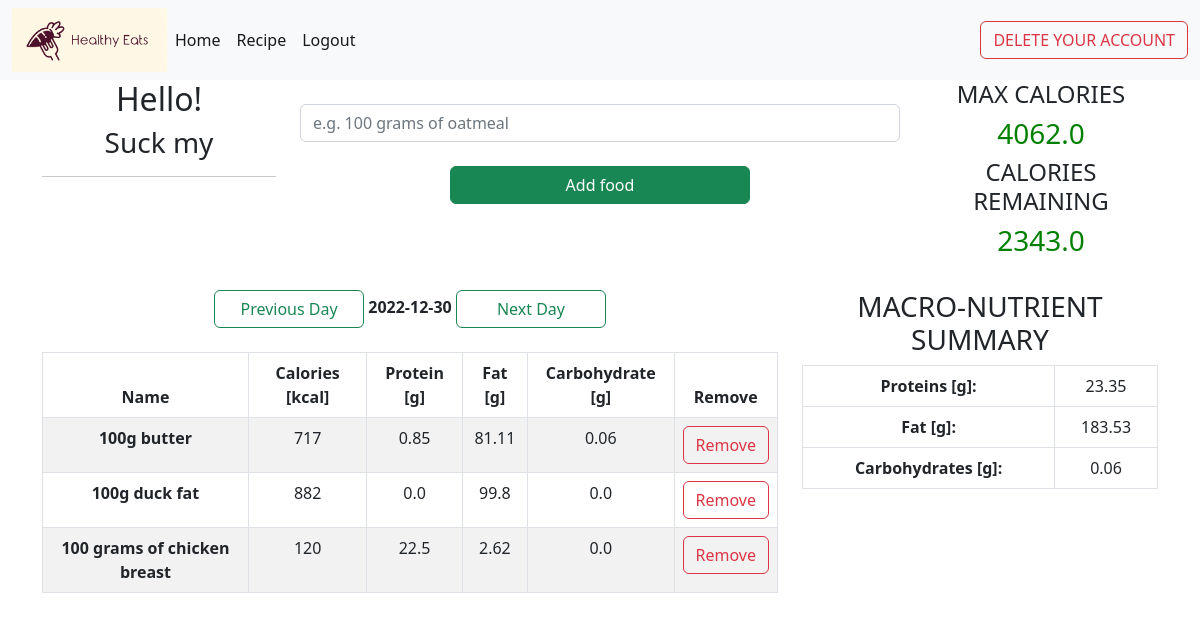
/home (signed in), run on the app's committed database.
### app.py (models this page shows, shortened)
class User(UserMixin, db.Model):
    id = db.Column(db.Integer, primary_key=True)
    username = db.Column(db.String(50), unique=True, nullable=False)
    password = db.Column(db.String(150), nullable=False)
    firstname = db.Column(db.String(50), nullable=False)
    lastname = db.Column(db.String(50), nullable=False)
    date_of_birth = db.Column(db.DateTime(), nullable=False)
    sex = db.Column(db.String(10), nullable=False)
    max_calorie = db.Column(db.Float, nullable=False)
    weight = db.Column(db.Integer, nullable=False)
    height = db.Column(db.Integer, nullable=False)
    foods = db.relationship("Food", backref='user')

class Food(db.Model):
    id = db.Column(db.Integer, primary_key=True)
    date_of_add = db.Column(db.DateTime(), nullable=False)
    name = db.Column(db.String(50), nullable=False)
    calories = db.Column(db.Integer, nullable=False)
    protein = db.Column(db.Float, default=0, nullable=False)
    fat = db.Column(db.Float, default=0)
    carbohydrates = db.Column(db.Float, default=0)
    protein_calories = db.Column(db.Float, default=0)
    fat_calories = db.Column(db.Float, default=0)
    carbohydrates_calories = db.Column(db.Float, default=0)
    user_id = db.Column(db.Integer, db.ForeignKey('user.id'), nullable=False)

### app.py (the view, shortened to what this page needs)
@app.route('/home', methods=['GET', 'POST'])
@login_required
def home():
    current_date = get_request_value_if_present()
    if request.values.get('button') == 'prev':
        current_date = current_date - datetime.timedelta(days=1)
        return redirect(url_for('home', current_date=current_date))
    elif request.values.get('button') == 'next':
        current_date = current_date + datetime.timedelta(days=1)
        return redirect(url_for('home', current_date=current_date))
    form = FoodForm()
    name_surname = " ".join([current_user.firstname, current_user.lastname])
    remaining_calories = current_user.max_calorie - count_all_calories(current_date)
    return render_template("home.html", form=form, name_surname=name_surname, max_calorie=current_user.max_calorie,
                           remaining_calories=remaining_calories, all_foods=all_foods(current_date),
                           all_protein=all_protein(current_date), all_fat=all_fat(current_date),
                           all_carbohydrates=all_carbohydrates(current_date), user=current_user,
                           current_date=current_date)

### forms.py
class FoodForm(FlaskForm):
    name = StringField("Name", validators=[DataRequired()])
    submit = SubmitField('Add food')

### app.py (called while the page is built)
@login_manager.user_loader
def load_user(user_id):
    return User.query.get(user_id)

def count_all_calories(current_date):
    return Food.query.filter_by(user_id=current_user.id,
                                date_of_add=datetime.datetime(current_date.year, current_date.month,
                                                              current_date.day)).with_entities(
        func.sum(Food.calories).label('total')).first().total or 0

def all_foods(current_date):
    return Food.query.filter_by(user_id=current_user.id).filter_by(
        date_of_add=datetime.datetime(current_date.year, current_date.month, current_date.day)).all()

def all_protein(current_date):
    total_protein = Food.query.filter_by(user_id=current_user.id,
                                         date_of_add=datetime.datetime(current_date.year, current_date.month,
                                                                       current_date.day)).with_entities(
        func.sum(Food.protein).label('total')).first().total
    return 0 if total_protein is None else round(total_protein, 2)

def all_fat(current_date):
    total_fat = Food.query.filter_by(user_id=current_user.id,
                                     date_of_add=datetime.datetime(current_date.year, current_date.month,
                                                                   current_date.day)).with_entities(
        func.sum(Food.fat).label('total')).first().total or 0
    return 0 if total_fat is None else round(total_fat, 2)

def all_carbohydrates(current_date):
    total_carbohydrates = Food.query.filter_by(user_id=current_user.id,
                                               date_of_add=datetime.datetime(current_date.year, current_date.month,
                                                                             current_date.day)).with_entities(
        func.sum(Food.carbohydrates).label('total')).first().total or 0
    return 0 if total_carbohydrates is None else round(total_carbohydrates, 2)

def get_request_value_if_present():
    if len(request.values.keys()) == 0:
        current_date = date.today()
    else:
        current_date = datetime.datetime.strptime(request.values.get('current_date'), '%Y-%m-%d').date()
    return current_date

### templates/home.html (shortened to what this page needs)
{% extends 'base.html' %}
{% block content %}
    <div class="container text-center">
        <div class="row">
            <div class="col">
                <h2>Hello!</h2>
                <div>
                    <h3> {{ name_surname }}</h3>
                    <hr>
                </div>
            </div>
            <div class="col">
                <form action="" method="post">
                    <div class="col" align="center">
                        <br>
                        {{ form.name(placeholder="e.g. 100 grams of oatmeal", class="form-control", style="width: 600px") }}
                        <br>
                        <p>{{ form.submit(class="btn btn-success", style="width: 300px") }}
                        </p>
                    </div>
                </form>
            </div>
            <div class="col">
                <h4>MAX CALORIES</h4>
                <h3 style="color: green">{{ max_calorie }}</h3>
                <h4>CALORIES REMAINING</h4>
                {% if remaining_calories < 0 %}
                    <h3 style="color: red"> {{ remaining_calories }}</h3>
                {% else %}
                    <h3 style="color: green"> {{ remaining_calories }}</h3>
                    <br>
                {% endif %}
            </div>
        </div>
        <div class="row">
            <div class="col-8">
                <div style="width: 100%; text-align: center">
                    <div style="display: inline-block">
                        <a type="button" class="btn btn-outline-success" style="width: 150px"
                           href="{{ url_for('home', current_date=current_date, button='prev') }}">
                            Previous Day
                        </a>
                    </div>
                    <div style="display: inline-block">
                        <strong> {{ current_date }}</strong>
                    </div>
                    <div style="display: inline-block">
                        <a type="button" class="btn btn-outline-success" style="width: 150px"
                           href="{{ url_for('home', current_date=current_date, button='next') }}">
                            Next Day
                        </a>
                    </div>
                </div>
                <br>
                <table class="table table-bordered table-striped">
                    <thead>
                    <tr>
                        <th scope="col">Name</th>
                        <th scope="col">Calories [kcal]</th>
                        <th scope="col">Protein [g]</th>
                        <th scope="col">Fat [g]</th>
                        <th scope="col">Carbohydrate [g]</th>
                        <th scope="col">Remove</th>
                    </tr>
                    </thead>
                    <tbody>
                    {% for food in all_foods %}
                        <tr>
                            <th scope="row">{{ food.name }}</th>
                            <td>{{ food.calories }}</td>
                            <td>{{ food.protein }}</td>
                            <td> {{ food.fat }}</td>
                            <td>{{ food.carbohydrates }}</td>
                            <td>
                                <a href="{{ url_for('delete', food_id=food.id) }}"
                                   class="btn btn-outline-danger">Remove</a>
                            </td>
                        </tr>
                    {% endfor %}
                    </tbody>
                </table>
            </div>
            <div class="col-4">
                <div>
                    <h3>MACRO-NUTRIENT SUMMARY</h3>
                </div>
                <table class="table table-bordered" style="width:100%">
                    <tr>
                        <th scope="row">Proteins [g]:</th>
                        <td>{{ all_protein }}</td>
                    </tr>
                    <tr>
                        <th>Fat [g]:</th>
                        <td>{{ all_fat }}</td>
                    </tr>
                    <tr>
                        <th>Carbohydrates [g]:</th>
                        <td>{{ all_carbohydrates }}</td>
                    </tr>
                </table>
            </div>
        </div>
    </div>
{% endblock %}

### templates/base.html (shortened to what this page needs)
<!doctype html>
<html lang="en">
<head>
    <link href="https://cdn.jsdelivr.net/npm/bootstrap@5.2.3/dist/css/bootstrap.min.css" rel="stylesheet"
>
</head>
<body>
<nav class="navbar navbar-expand-lg navbar-light bg-light">
    <div class="container-fluid">
        <a href="{{ url_for('start_page') }}"><img src="/static/images/logo.png" alt="logo" height="64" width="155"></a>
        <div class="collapse navbar-collapse" id="navbarSupportedContent">
            {% if current_user.is_authenticated %}
                <ul class="navbar-nav me-auto mb-2 mb-lg-0">
                    <li class="nav-item">
                        <a class="nav-link active" aria-current="page"
                           href="{{ url_for('home', current_date=current_date) }}">Home</a>
                    </li>
                    <li class="nav-item">
                        <a class="nav-link active" href="{{ url_for('recipe') }}">Recipe</a>
                    </li>
                    <li class="nav-item">
                        <a class="nav-link active" href="{{ url_for('logout') }}">Logout</a>
                    </li>
                </ul>
                <form class="d-flex">
                    <button type="button" class="btn btn-outline-danger" data-bs-toggle="modal"
                            data-bs-target="#exampleModal">
                        DELETE YOUR ACCOUNT
                    </button>
                </form>
            {% endif %}
        </div>
    </div>
</nav>
<div class="content">
    {% block content %} {% endblock %}
</div>
</body>
</html>

### data on the page
User: max_calorie "4062.0"
Food: name "100g butter", calories "717", protein "0.85", fat "81.11", carbohydrates "0.06"
Food: name "100g duck fat", calories "882", protein "0.0", fat "99.8", carbohydrates "0.0"
Food: name "100 grams of chicken breast", calories "120", protein "22.5", fat "2.62", carbohydrates "0.0"

### other printed values
{{ name_surname }} "Suck my"
{{ remaining_calories }} "2343.0"
{{ current_date }} "2022-12-30"
{{ all_protein }} "23.35"
{{ all_fat }} "183.53"
{{ all_carbohydrates }} "0.06"
